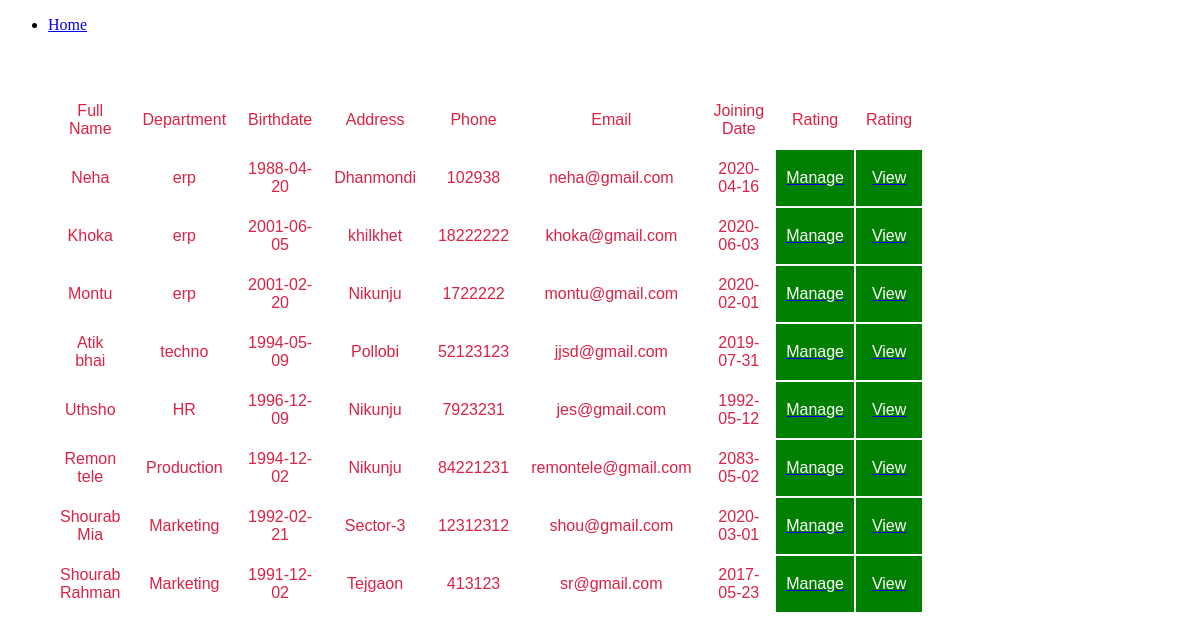
The app's page /Manageemployee.php with its own data.
### tables this page shows
CREATE TABLE `employeeinfo` (
  `id` int(50) NOT NULL,
  `fullname` varchar(255) NOT NULL,
  `department` varchar(255) NOT NULL,
  `bday` date NOT NULL,
  `address` varchar(255) NOT NULL,
  `phone` int(11) NOT NULL,
  `email` varchar(255) NOT NULL,
  `joindate` date NOT NULL,
  `image` varchar(255) NOT NULL
);

### Manageemployee.php (the view, shortened to what this page needs)
<?php
include 'connection.php';
$result = mysqli_query($conn, "SELECT * FROM employeeinfo ORDER BY id DESC");
?>
<!DOCTYPE html>
<html lang="en">
<head>
</head>
<body>
    <ul>
        <li><a href="adminpanel.php">Home</a></li>
    </ul>
    <table width='50%' height='15%' border='0'>
        <tr>
            <td>Full Name</td>
            <td>Department</td>
            <td>Birthdate</td>
            <td>Address</td>
            <td>Phone</td>
            <td>Email</td>
            <td>Joining Date</td>
            <td>Rating</td>
            <td>Rating</td>
        </tr>
        <?php
        while ($res = mysqli_fetch_array($result)) {
            echo "<tr>";
            echo "<td bgcolor=''>" . $res['fullname'] . "</td>";
            echo "<td>" . $res['department'] . "</td>";
            echo "<td>" . $res['bday'] . "</td>";
            echo "<td>" . $res['address'] . "</td>";
            echo "<td>" . $res['phone'] . "</td>";
            echo "<td>" . $res['email'] . "</td>";
            echo "<td>" . $res['joindate'] . "</td>";
            echo "<td bgcolor='green'><a href=\"manage.php?id=$res[email]\"><font color='white'>Manage</a>";
            echo "<td bgcolor='green'><a href=\"viewrating.php?id=$res[email]\"><font color='white'>View</a>";
        }
        ?>
    </table>
</body>
</html>

### Manageemployee.php (style rules this page uses)
table { padding: 40px; text-align: center; font-family: 'Gill Sans', 'Gill Sans MT', Calibri, 'Trebuchet MS', sans-serif; border-radius: 2px; border-style: solid; color: #da2345; }
td { padding: 10px; margin: 20px 30px; }

### records on screen
employeeinfo: fullname "Neha", department "erp", bday "1988-04-20", address "Dhanmondi", phone "102938", email "neha@gmail.com", joindate "2020-04-16"
employeeinfo: fullname "Khoka", department "erp", bday "2001-06-05", address "khilkhet", phone "18222222", email "khoka@gmail.com", joindate "2020-06-03"
employeeinfo: fullname "Montu", department "erp", bday "2001-02-20", address "Nikunju", phone "1722222", email "montu@gmail.com", joindate "2020-02-01"
employeeinfo: fullname "Atik bhai", department "techno", bday "1994-05-09", address "Pollobi", phone "52123123", email "jjsd@gmail.com", joindate "2019-07-31"
employeeinfo: fullname "Uthsho", department "HR", bday "1996-12-09", address "Nikunju", phone "7923231", email "jes@gmail.com", joindate "1992-05-12"
employeeinfo: fullname "Remon tele", department "Production", bday "1994-12-02", address "Nikunju", phone "84221231", email "remontele@gmail.com", joindate "2083-05-02"
employeeinfo: fullname "Shourab Mia", department "Marketing", bday "1992-02-21", address "Sector-3", phone "12312312", email "shou@gmail.com", joindate "2020-03-01"
employeeinfo: fullname "Shourab Rahman", department "Marketing", bday "1991-12-02", address "Tejgaon", phone "413123", email "sr@gmail.com", joindate "2017-05-23"
